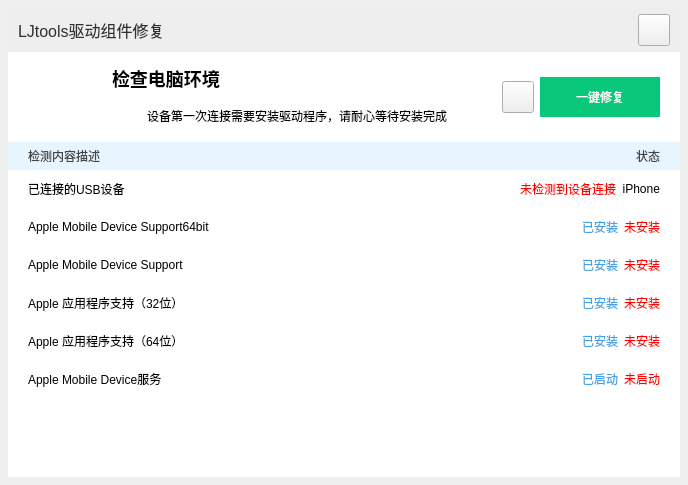
<?xml version="1.0" encoding="UTF-8"?>
<ui version="4.0">
 <class>RepairDriver</class>
 <widget class="QWidget" name="RepairDriver">
  <property name="geometry">
   <rect>
    <x>0</x>
    <y>0</y>
    <width>688</width>
    <height>485</height>
   </rect>
  </property>
  <property name="windowTitle">
   <string>RepairDriver</string>
  </property>
  <layout class="QGridLayout" name="gridLayout">
   <property name="leftMargin">
    <number>8</number>
   </property>
   <property name="topMargin">
    <number>8</number>
   </property>
   <property name="rightMargin">
    <number>8</number>
   </property>
   <property name="bottomMargin">
    <number>8</number>
   </property>
   <property name="spacing">
    <number>0</number>
   </property>
   <item row="0" column="0">
    <widget class="QWidget" name="widget" native="true">
     <property name="styleSheet">
      <string notr="true">QWidget#widget
{
	background-color: rgb(255, 255, 255);
    border-raduis: 4px;
}</string>
     </property>
     <layout class="QVBoxLayout" name="verticalLayout_3">
      <property name="spacing">
       <number>0</number>
      </property>
      <property name="leftMargin">
       <number>0</number>
      </property>
      <property name="topMargin">
       <number>0</number>
      </property>
      <property name="rightMargin">
       <number>0</number>
      </property>
      <property name="bottomMargin">
       <number>0</number>
      </property>
      <item>
       <widget class="QWidget" name="titleBar" native="true">
        <property name="minimumSize">
         <size>
          <width>0</width>
          <height>44</height>
         </size>
        </property>
        <property name="maximumSize">
         <size>
          <width>16777215</width>
          <height>44</height>
         </size>
        </property>
        <property name="styleSheet">
         <string notr="true">QWidget#titleBar
{
    background-color: rgb(238, 238, 238);
}</string>
        </property>
        <layout class="QHBoxLayout" name="horizontalLayout_2">
         <property name="leftMargin">
          <number>10</number>
         </property>
         <property name="topMargin">
          <number>0</number>
         </property>
         <property name="rightMargin">
          <number>10</number>
         </property>
         <property name="bottomMargin">
          <number>0</number>
         </property>
         <item>
          <widget class="QLabel" name="label_4">
           <property name="font">
            <font>
             <family>Microsoft YaHei UI</family>
             <pointsize>12</pointsize>
             <weight>9</weight>
             <italic>false</italic>
             <bold>false</bold>
            </font>
           </property>
           <property name="styleSheet">
            <string notr="true">color: rgb(48, 48, 48);
font: 75 12pt &quot;Microsoft YaHei UI&quot;;</string>
           </property>
           <property name="text">
            <string>LJtools驱动组件修复</string>
           </property>
          </widget>
         </item>
         <item>
          <widget class="QPushButton" name="closeBtn">
           <property name="minimumSize">
            <size>
             <width>32</width>
             <height>32</height>
            </size>
           </property>
           <property name="maximumSize">
            <size>
             <width>32</width>
             <height>32</height>
            </size>
           </property>
           <property name="cursor">
            <cursorShape>PointingHandCursor</cursorShape>
           </property>
           <property name="toolTip">
            <string>关闭</string>
           </property>
           <property name="styleSheet">
            <string notr="true">QPushButton#closeBtn {
	border-image: url(:/res/dialog_close.png) 0 0 96 0;
}

QPushButton#closeBtn:hover {
	border-image: url(:/res/dialog_close.png) 32 0 64 0;
}

QPushButton#closeBtn:pressed {
	border-image: url(:/res/dialog_close.png) 64 0 32 0;
}

QPushButton#closeBtn:disabled {
	border-image: url(:/res/dialog_close.png) 96 0 0 0;
}</string>
           </property>
           <property name="text">
            <string/>
           </property>
          </widget>
         </item>
        </layout>
       </widget>
      </item>
      <item>
       <widget class="QWidget" name="widget_2" native="true">
        <property name="minimumSize">
         <size>
          <width>0</width>
          <height>90</height>
         </size>
        </property>
        <property name="maximumSize">
         <size>
          <width>16777215</width>
          <height>90</height>
         </size>
        </property>
        <layout class="QHBoxLayout" name="horizontalLayout">
         <property name="leftMargin">
          <number>20</number>
         </property>
         <property name="rightMargin">
          <number>20</number>
         </property>
         <item>
          <widget class="QLabel" name="m_iconLab">
           <property name="minimumSize">
            <size>
             <width>70</width>
             <height>70</height>
            </size>
           </property>
           <property name="maximumSize">
            <size>
             <width>70</width>
             <height>70</height>
            </size>
           </property>
           <property name="styleSheet">
            <string notr="true">border-image: url(:/res/repairIcon.png);</string>
           </property>
           <property name="text">
            <string/>
           </property>
          </widget>
         </item>
         <item>
          <layout class="QVBoxLayout" name="verticalLayout">
           <property name="leftMargin">
            <number>8</number>
           </property>
           <item>
            <widget class="QLabel" name="label">
             <property name="styleSheet">
              <string notr="true">font-size: 18px;
font-weight: 800;
font-family:Microsoft YaHei;</string>
             </property>
             <property name="text">
              <string>检查电脑环境</string>
             </property>
            </widget>
           </item>
           <item>
            <layout class="QHBoxLayout" name="horizontalLayout_3">
             <item>
              <widget class="QLabel" name="label_2">
               <property name="minimumSize">
                <size>
                 <width>29</width>
                 <height>19</height>
                </size>
               </property>
               <property name="maximumSize">
                <size>
                 <width>29</width>
                 <height>19</height>
                </size>
               </property>
               <property name="styleSheet">
                <string notr="true">border-image: url(:/res/tipiconpng.png);</string>
               </property>
               <property name="text">
                <string/>
               </property>
              </widget>
             </item>
             <item>
              <widget class="QLabel" name="label_3">
               <property name="text">
                <string>设备第一次连接需要安装驱动程序，请耐心等待安装完成</string>
               </property>
              </widget>
             </item>
            </layout>
           </item>
          </layout>
         </item>
         <item>
          <widget class="QPushButton" name="m_pUpdateBtn">
           <property name="minimumSize">
            <size>
             <width>32</width>
             <height>32</height>
            </size>
           </property>
           <property name="maximumSize">
            <size>
             <width>32</width>
             <height>32</height>
            </size>
           </property>
           <property name="cursor">
            <cursorShape>PointingHandCursor</cursorShape>
           </property>
           <property name="toolTip">
            <string>刷新</string>
           </property>
           <property name="styleSheet">
            <string notr="true">QPushButton#m_pUpdateBtn{
border-image:url(:/res/update_icon.png);
}</string>
           </property>
           <property name="text">
            <string/>
           </property>
          </widget>
         </item>
         <item>
          <widget class="QPushButton" name="pushButton">
           <property name="minimumSize">
            <size>
             <width>120</width>
             <height>40</height>
            </size>
           </property>
           <property name="maximumSize">
            <size>
             <width>120</width>
             <height>40</height>
            </size>
           </property>
           <property name="cursor">
            <cursorShape>PointingHandCursor</cursorShape>
           </property>
           <property name="styleSheet">
            <string notr="true">QPushButton
{
	color: rgb(255, 255, 255);
	border: none;
	background-color: rgb(9, 200, 123);
}
QPushButton:hover
{
	background-color: rgb(7, 168, 114);
}
QPushButton:pressed
{
	background-color: rgb(7, 171, 105);
}</string>
           </property>
           <property name="text">
            <string>一键修复</string>
           </property>
          </widget>
         </item>
        </layout>
       </widget>
      </item>
      <item>
       <widget class="QWidget" name="widget_3" native="true">
        <layout class="QVBoxLayout" name="verticalLayout_2">
         <property name="spacing">
          <number>0</number>
         </property>
         <property name="leftMargin">
          <number>0</number>
         </property>
         <property name="topMargin">
          <number>0</number>
         </property>
         <property name="rightMargin">
          <number>0</number>
         </property>
         <property name="bottomMargin">
          <number>0</number>
         </property>
         <item>
          <widget class="QWidget" name="widget_head" native="true">
           <property name="minimumSize">
            <size>
             <width>0</width>
             <height>28</height>
            </size>
           </property>
           <property name="maximumSize">
            <size>
             <width>16777215</width>
             <height>28</height>
            </size>
           </property>
           <property name="styleSheet">
            <string notr="true">background-color: rgb(231, 245, 255);</string>
           </property>
           <layout class="QHBoxLayout" name="horizontalLayout_4">
            <property name="spacing">
             <number>0</number>
            </property>
            <property name="leftMargin">
             <number>20</number>
            </property>
            <property name="topMargin">
             <number>0</number>
            </property>
            <property name="rightMargin">
             <number>20</number>
            </property>
            <property name="bottomMargin">
             <number>0</number>
            </property>
            <item>
             <widget class="QLabel" name="label_5">
              <property name="styleSheet">
               <string notr="true">color: #444444;</string>
              </property>
              <property name="text">
               <string>检测内容描述</string>
              </property>
             </widget>
            </item>
            <item>
             <widget class="QLabel" name="label_6">
              <property name="layoutDirection">
               <enum>Qt::LeftToRight</enum>
              </property>
              <property name="styleSheet">
               <string notr="true">color: #444444;</string>
              </property>
              <property name="text">
               <string>状态</string>
              </property>
              <property name="textFormat">
               <enum>Qt::AutoText</enum>
              </property>
              <property name="alignment">
               <set>Qt::AlignRight|Qt::AlignTrailing|Qt::AlignVCenter</set>
              </property>
             </widget>
            </item>
           </layout>
          </widget>
         </item>
         <item>
          <widget class="QWidget" name="widget_appleUSBConnect" native="true">
           <property name="minimumSize">
            <size>
             <width>0</width>
             <height>38</height>
            </size>
           </property>
           <property name="maximumSize">
            <size>
             <width>16777215</width>
             <height>38</height>
            </size>
           </property>
           <layout class="QHBoxLayout" name="horizontalLayout_11">
            <property name="leftMargin">
             <number>20</number>
            </property>
            <property name="topMargin">
             <number>0</number>
            </property>
            <property name="rightMargin">
             <number>20</number>
            </property>
            <property name="bottomMargin">
             <number>0</number>
            </property>
            <item>
             <widget class="QLabel" name="label_19">
              <property name="text">
               <string>已连接的USB设备</string>
              </property>
             </widget>
            </item>
            <item>
             <spacer name="horizontalSpacer">
              <property name="orientation">
               <enum>Qt::Horizontal</enum>
              </property>
              <property name="sizeHint" stdset="0">
               <size>
                <width>40</width>
                <height>20</height>
               </size>
              </property>
             </spacer>
            </item>
            <item>
             <widget class="QLabel" name="label_noconnect">
              <property name="styleSheet">
               <string notr="true">color: rgb(255, 0, 0);</string>
              </property>
              <property name="text">
               <string>未检测到设备连接</string>
              </property>
              <property name="alignment">
               <set>Qt::AlignRight|Qt::AlignTrailing|Qt::AlignVCenter</set>
              </property>
             </widget>
            </item>
            <item>
             <widget class="QLabel" name="label_iPhone">
              <property name="text">
               <string>iPhone</string>
              </property>
              <property name="alignment">
               <set>Qt::AlignRight|Qt::AlignTrailing|Qt::AlignVCenter</set>
              </property>
             </widget>
            </item>
           </layout>
          </widget>
         </item>
         <item>
          <widget class="QWidget" name="widget_appleMDSupoort64" native="true">
           <property name="minimumSize">
            <size>
             <width>0</width>
             <height>38</height>
            </size>
           </property>
           <property name="maximumSize">
            <size>
             <width>16777215</width>
             <height>38</height>
            </size>
           </property>
           <layout class="QHBoxLayout" name="horizontalLayout_5">
            <property name="leftMargin">
             <number>20</number>
            </property>
            <property name="topMargin">
             <number>0</number>
            </property>
            <property name="rightMargin">
             <number>20</number>
            </property>
            <property name="bottomMargin">
             <number>0</number>
            </property>
            <item>
             <widget class="QLabel" name="label_7">
              <property name="text">
               <string>Apple Mobile Device Support64bit</string>
              </property>
             </widget>
            </item>
            <item>
             <spacer name="horizontalSpacer_2">
              <property name="orientation">
               <enum>Qt::Horizontal</enum>
              </property>
              <property name="sizeHint" stdset="0">
               <size>
                <width>40</width>
                <height>20</height>
               </size>
              </property>
             </spacer>
            </item>
            <item>
             <widget class="QLabel" name="label_amds64_install">
              <property name="styleSheet">
               <string notr="true">color: rgb(68, 161, 234);</string>
              </property>
              <property name="text">
               <string>已安装</string>
              </property>
             </widget>
            </item>
            <item>
             <widget class="QLabel" name="label_amds64_no">
              <property name="styleSheet">
               <string notr="true">color: rgb(255, 0, 0);</string>
              </property>
              <property name="text">
               <string>未安装</string>
              </property>
              <property name="alignment">
               <set>Qt::AlignRight|Qt::AlignTrailing|Qt::AlignVCenter</set>
              </property>
             </widget>
            </item>
           </layout>
          </widget>
         </item>
         <item>
          <widget class="QWidget" name="widget_appleMDSupoort32" native="true">
           <property name="minimumSize">
            <size>
             <width>0</width>
             <height>38</height>
            </size>
           </property>
           <property name="maximumSize">
            <size>
             <width>16777215</width>
             <height>38</height>
            </size>
           </property>
           <layout class="QHBoxLayout" name="horizontalLayout_10">
            <property name="leftMargin">
             <number>20</number>
            </property>
            <property name="topMargin">
             <number>0</number>
            </property>
            <property name="rightMargin">
             <number>20</number>
            </property>
            <property name="bottomMargin">
             <number>0</number>
            </property>
            <item>
             <widget class="QLabel" name="label_17">
              <property name="text">
               <string>Apple Mobile Device Support</string>
              </property>
             </widget>
            </item>
            <item>
             <spacer name="horizontalSpacer_3">
              <property name="orientation">
               <enum>Qt::Horizontal</enum>
              </property>
              <property name="sizeHint" stdset="0">
               <size>
                <width>40</width>
                <height>20</height>
               </size>
              </property>
             </spacer>
            </item>
            <item>
             <widget class="QLabel" name="label_amds_install">
              <property name="styleSheet">
               <string notr="true">color: rgb(68, 161, 234);</string>
              </property>
              <property name="text">
               <string>已安装</string>
              </property>
             </widget>
            </item>
            <item>
             <widget class="QLabel" name="label_amds_no">
              <property name="styleSheet">
               <string notr="true">color: rgb(255, 0, 0);</string>
              </property>
              <property name="text">
               <string>未安装</string>
              </property>
              <property name="alignment">
               <set>Qt::AlignRight|Qt::AlignTrailing|Qt::AlignVCenter</set>
              </property>
             </widget>
            </item>
           </layout>
          </widget>
         </item>
         <item>
          <widget class="QWidget" name="widget_appleAppSupport32" native="true">
           <property name="minimumSize">
            <size>
             <width>0</width>
             <height>38</height>
            </size>
           </property>
           <property name="maximumSize">
            <size>
             <width>16777215</width>
             <height>38</height>
            </size>
           </property>
           <layout class="QHBoxLayout" name="horizontalLayout_6">
            <property name="leftMargin">
             <number>20</number>
            </property>
            <property name="topMargin">
             <number>0</number>
            </property>
            <property name="rightMargin">
             <number>20</number>
            </property>
            <property name="bottomMargin">
             <number>0</number>
            </property>
            <item>
             <widget class="QLabel" name="label_9">
              <property name="text">
               <string>Apple 应用程序支持（32位）</string>
              </property>
             </widget>
            </item>
            <item>
             <spacer name="horizontalSpacer_4">
              <property name="orientation">
               <enum>Qt::Horizontal</enum>
              </property>
              <property name="sizeHint" stdset="0">
               <size>
                <width>40</width>
                <height>20</height>
               </size>
              </property>
             </spacer>
            </item>
            <item>
             <widget class="QLabel" name="label_appsupport32_install">
              <property name="styleSheet">
               <string notr="true">color: rgb(68, 161, 234);</string>
              </property>
              <property name="text">
               <string>已安装</string>
              </property>
             </widget>
            </item>
            <item>
             <widget class="QLabel" name="label_appsupport32_no">
              <property name="styleSheet">
               <string notr="true">color: rgb(255, 0, 0);</string>
              </property>
              <property name="text">
               <string>未安装</string>
              </property>
              <property name="alignment">
               <set>Qt::AlignRight|Qt::AlignTrailing|Qt::AlignVCenter</set>
              </property>
             </widget>
            </item>
           </layout>
          </widget>
         </item>
         <item>
          <widget class="QWidget" name="widget_appleAppSupport64" native="true">
           <property name="minimumSize">
            <size>
             <width>0</width>
             <height>38</height>
            </size>
           </property>
           <property name="maximumSize">
            <size>
             <width>16777215</width>
             <height>38</height>
            </size>
           </property>
           <layout class="QHBoxLayout" name="horizontalLayout_7">
            <property name="leftMargin">
             <number>20</number>
            </property>
            <property name="topMargin">
             <number>0</number>
            </property>
            <property name="rightMargin">
             <number>20</number>
            </property>
            <property name="bottomMargin">
             <number>0</number>
            </property>
            <item>
             <widget class="QLabel" name="label_11">
              <property name="text">
               <string>Apple 应用程序支持（64位）</string>
              </property>
             </widget>
            </item>
            <item>
             <spacer name="horizontalSpacer_5">
              <property name="orientation">
               <enum>Qt::Horizontal</enum>
              </property>
              <property name="sizeHint" stdset="0">
               <size>
                <width>40</width>
                <height>20</height>
               </size>
              </property>
             </spacer>
            </item>
            <item>
             <widget class="QLabel" name="label_appsupport64_install">
              <property name="styleSheet">
               <string notr="true">color: rgb(68, 161, 234);</string>
              </property>
              <property name="text">
               <string>已安装</string>
              </property>
             </widget>
            </item>
            <item>
             <widget class="QLabel" name="label_appsupport64_no">
              <property name="styleSheet">
               <string notr="true">color: rgb(255, 0, 0);</string>
              </property>
              <property name="text">
               <string>未安装</string>
              </property>
              <property name="alignment">
               <set>Qt::AlignRight|Qt::AlignTrailing|Qt::AlignVCenter</set>
              </property>
             </widget>
            </item>
           </layout>
          </widget>
         </item>
         <item>
          <widget class="QWidget" name="widget_appleMDService" native="true">
           <property name="minimumSize">
            <size>
             <width>0</width>
             <height>38</height>
            </size>
           </property>
           <property name="maximumSize">
            <size>
             <width>16777215</width>
             <height>38</height>
            </size>
           </property>
           <layout class="QHBoxLayout" name="horizontalLayout_8">
            <property name="leftMargin">
             <number>20</number>
            </property>
            <property name="topMargin">
             <number>0</number>
            </property>
            <property name="rightMargin">
             <number>20</number>
            </property>
            <property name="bottomMargin">
             <number>0</number>
            </property>
            <item>
             <widget class="QLabel" name="label_13">
              <property name="text">
               <string>Apple Mobile Device服务</string>
              </property>
             </widget>
            </item>
            <item>
             <spacer name="horizontalSpacer_6">
              <property name="orientation">
               <enum>Qt::Horizontal</enum>
              </property>
              <property name="sizeHint" stdset="0">
               <size>
                <width>40</width>
                <height>20</height>
               </size>
              </property>
             </spacer>
            </item>
            <item>
             <widget class="QLabel" name="label_have_start">
              <property name="styleSheet">
               <string notr="true">color: rgb(68, 161, 234);</string>
              </property>
              <property name="text">
               <string>已启动</string>
              </property>
             </widget>
            </item>
            <item>
             <widget class="QLabel" name="label_no_start">
              <property name="styleSheet">
               <string notr="true">color: rgb(255, 0, 0);</string>
              </property>
              <property name="text">
               <string>未启动</string>
              </property>
              <property name="alignment">
               <set>Qt::AlignRight|Qt::AlignTrailing|Qt::AlignVCenter</set>
              </property>
             </widget>
            </item>
           </layout>
          </widget>
         </item>
         <item>
          <spacer name="verticalSpacer">
           <property name="orientation">
            <enum>Qt::Vertical</enum>
           </property>
           <property name="sizeHint" stdset="0">
            <size>
             <width>17</width>
             <height>76</height>
            </size>
           </property>
          </spacer>
         </item>
        </layout>
       </widget>
      </item>
     </layout>
    </widget>
   </item>
  </layout>
 </widget>
 <layoutdefault spacing="6" margin="11"/>
 <resources/>
 <connections/>
</ui>
